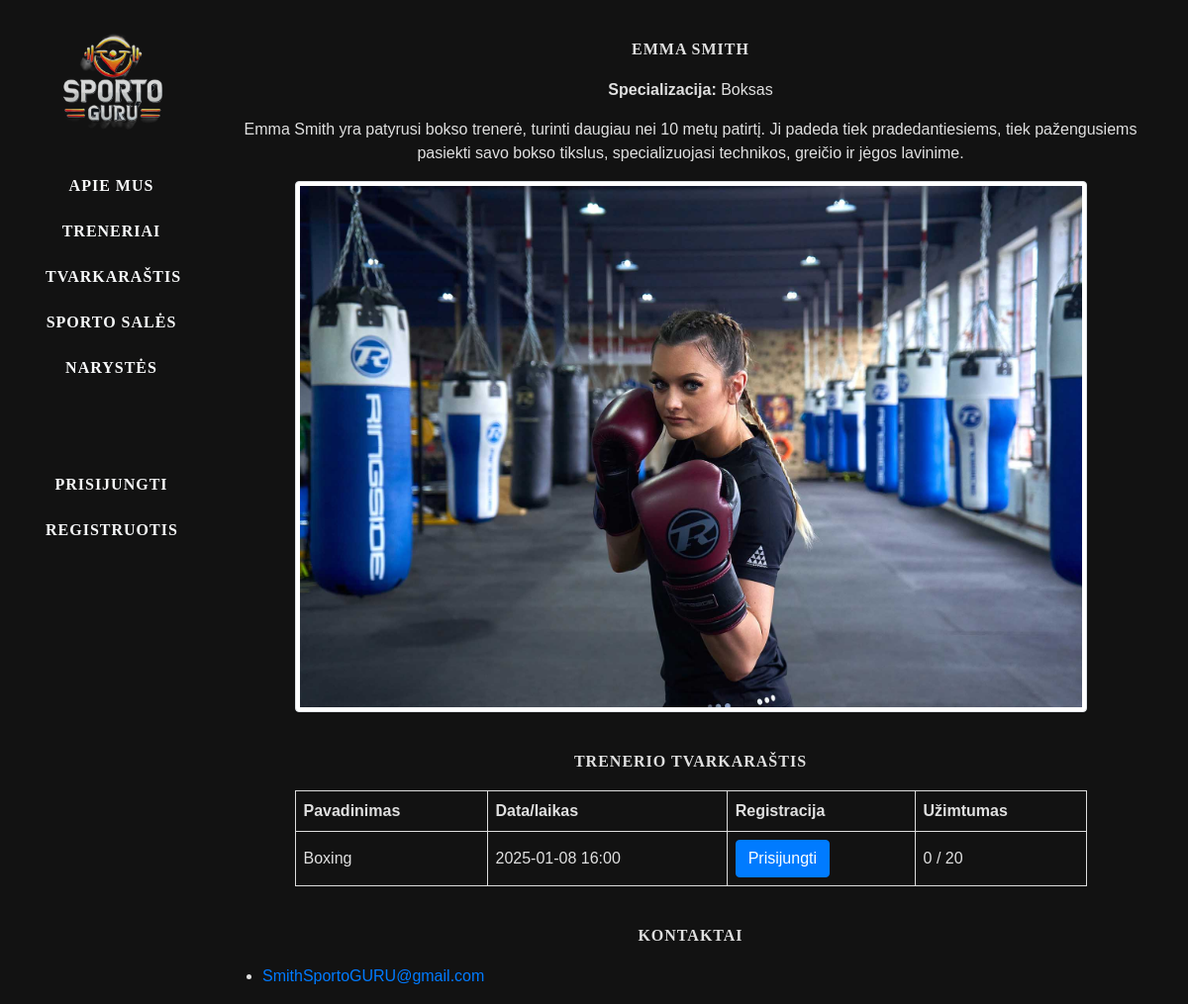
The page /gympro/treneris/4/ on the database as committed earlier.
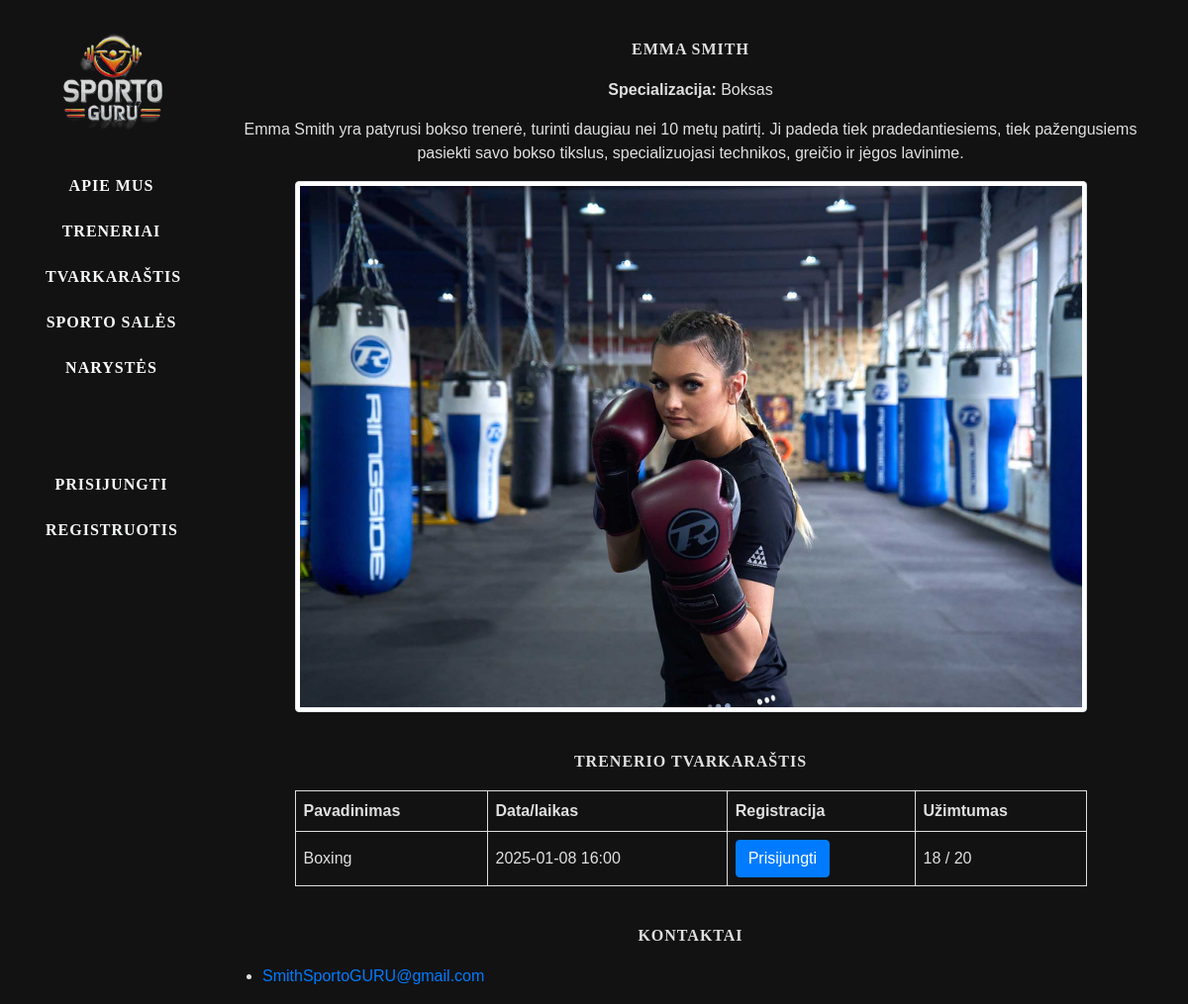
The same page on the database as committed later.
### gympro/models.py (models this page shows, shortened)
class Instructor(models.Model):
    first_name = models.CharField(max_length=30)
    last_name = models.CharField(max_length=30)
    specialization = models.CharField(max_length=100)
    bio = models.TextField(blank=True)
    contact_email = models.EmailField(blank=True, null=True)
    phone_number = models.CharField(max_length=15, blank=True, null=True)
    photo = models.ImageField(upload_to='instructors_photos/', blank=True, null=True)
    instagram = models.URLField(blank=True, null=True)
    facebook = models.URLField(blank=True, null=True)
    linkedin = models.URLField(blank=True, null=True)
    class Meta:
        ordering = ["specialization"]
        verbose_name = "Instruktorius/Treneris"
        verbose_name_plural = "Instruktoriai/Treneriai"

class Class(models.Model):
    name = models.CharField(max_length=30)
    class_type = models.CharField(max_length=50, choices=[
        ('dziudo', 'Dziudo'),
        ('jiu-jitsu', 'Jiu-jitsu'),
        ('karate', 'Karate'),
        ('boksas', 'Boksas'),
        ('thai-boksas', 'Thai-Boksas'),
        ('crossfit', 'CrossFit'),
        ('pilates', 'Pilates'),
        ('yoga', 'Yoga'),
        ('zumba', 'Zumba'),
        ('fitness', 'Fitness'),
    ])
    instructor = models.ForeignKey("Instructor", on_delete=models.SET_NULL, null=True, blank=True,
                                   related_name="classes")
    sport_hall = models.ForeignKey("SportHall", on_delete=models.SET_NULL, null=True, blank=True)
    schedule = models.DateTimeField(help_text="Įveskite pamokos datą ir laiką.")
    max_capacity = models.IntegerField()
    current_bookings = models.IntegerField(default=0)
    def is_full(self):
        return self.current_bookings >= self.max_capacity
    class Meta:
        ordering = ["name"]
        verbose_name = "Treniruotė"
        verbose_name_plural = "Treniruotės"

### gympro/views.py (the view)
# urls.py: path('treneris/<int:instructor_id>/', views.treneris, name='treneris'),
def treneris(request, instructor_id):
    treneris = get_object_or_404(Instructor, pk=instructor_id)
    today = timezone.now().date()
    trenerio_tvarkarastis = treneris.classes.filter(schedule__date__gte=today).order_by('schedule')
    context = {
        "treneris": treneris,
        "trenerio_tvarkarastis": trenerio_tvarkarastis,
    }
    return render(request, "treneris.html", context=context)

### gympro/templates/treneris.html (shortened to what this page needs)
{% extends "base.html" %}
{% block content %}
<div class="col-sm-10">
    <div class="treneris">
        <h4>{{ treneris.first_name }} {{ treneris.last_name }}</h4>
            <div class="treneris-info">
                <p><strong>Specializacija:</strong> {{ treneris.specialization }}</p>
                <p>{{ treneris.bio }}</p>
            </div>
        <div class="profile-photo">
            {% if treneris.photo %}
                <img src="{{ treneris.photo.url }}" alt="{{ treneris.first_name }} {{ treneris.last_name }}" class="img-thumbnail">
            {% else %}
                <p>Nuotrauka nepateikta.</p>
            {% endif %}
        </div>
            <h4>Trenerio tvarkaraštis</h4>
        <div class="table-treneris">
            <table>
                <thead>
                    <tr>
                        <th>Pavadinimas</th>
                        <th>Data/laikas</th>
                        <th>Registracija</th>
                        <th>Užimtumas</th>
                    </tr>
                </thead>
                <tbody>
                    {% for uzsiemimas in trenerio_tvarkarastis %}
                    <tr>
                        <td>{{ uzsiemimas.name }}</td>
                        <td>{{ uzsiemimas.schedule|date:"Y-m-d H:i" }}</td>
                        <td>
                            {% if uzsiemimas.is_full %}
                                <button class="btn btn-secondary" disabled>Pilna</button>
                            {% else %}
                                <form method="post" action="{% url 'register_class' class_id=uzsiemimas.id %}">
                                    <button type="submit" class="btn btn-primary">
                                        {% if user.is_authenticated %}Registruotis{% else %}Prisijungti{% endif %}
                                    </button>
                                </form>
                            {% endif %}
                        </td>
                        <td>{{uzsiemimas.current_bookings}} / {{uzsiemimas.max_capacity}}</td>
                    </tr>
                    {% empty %}
                    <tr>
                        <td colspan="3">Šiuo metu nėra suplanuotų užsiėmimų.</td>
                    </tr>
                    {% endfor %}
                </tbody>
            </table>
        </div>
                <h4>Kontaktai</h4>
        <ul>
            {% if treneris.contact_email %}
                <li><a href="mailto:{{ treneris.contact_email }}">{{ treneris.contact_email }}</a></li>
            {% endif %}
        </ul>
    </div>
</div>
{% endblock %}

### gympro/templates/base.html (shortened to what this page needs)
<!DOCTYPE html>
<html lang="en">
<head>
  <link rel="stylesheet" href="https://stackpath.bootstrapcdn.com/bootstrap/4.1.3/css/bootstrap.min.css">
    <link href="https://cdnjs.cloudflare.com/ajax/libs/font-awesome/6.0.0-beta3/css/all.min.css" rel="stylesheet">
  {% load static %}
  <link rel="stylesheet" href="{% static 'css/styles.css' %}">
</head>
<body>
  <div class="container-fluid">
    <div class="row">
      <div class="col-sm-2 sidebar">
        {% block sidebar %}
          <ul class="sidebar-nav">
            <img src="{% static 'images/logo.png' %}" alt="Sporto GURU" class="img-fluid" style="width: 100%; height: auto;">
            <li><a href="{% url 'apiemus' %}" class="btn btn-link">APIE MUS</a></li>
            <li><a href="{% url 'treneriai' %}" class="btn btn-link">TRENERIAI</a></li>
            <li><a href="{% url 'tvarkarastis' %}" class="btn btn-link">TVARKARAŠTIS</a></li>
            <li><a href="{% url 'sporto_sales' %}" class="btn btn-link">SPORTO SALĖS</a></li>
            <li><a href="{% url 'narystes' %}" class="btn btn-link">NARYSTĖS</a></li>
            <br><br><br>
            {% if user.is_authenticated %}
                <li><a href="{% url 'profile' %}" class="btn btn-link">Mano profilis</a></li>
                <li style="display: flex; justify-content: center; align-items: center;">
                    <form method="post" action="{% url 'logout' %}" style="display: inline;">
                        {% csrf_token %}
                        <button type="submit" class="btn btn-link">
                            Atsijungti
                        </button>
                    </form>
                </li>
                {% else %}
                <li><a href="{% url 'login'%}" class="btn btn-link">Prisijungti</a></li>
                <li><a href="{% url 'register'%}" class="btn btn-link">Registruotis</a></li>
                {% endif %}
          </ul>
        {% endblock %}
      </div>
          {% block content %}
          {% endblock %}
    </div>
  </div>
</body>
</html>

### gympro/static/css/styles.css (style rules this page uses)
body { background-color: #121212; color: #e0e0e0; font-family: 'Arial', sans-serif; }
html, body { height: 100%; margin: 0; }
.container-fluid { height: 100vh; }
.sidebar { min-height: 100vh; }
.sidebar-nav { list-style: none; padding: 0; margin: 0; }
.sidebar-nav li { background: none; }
.sidebar-nav a { display: block; padding: 10px 15px; color: #f8f9fa; text-decoration: none; border-radius: 5px; transition: background-color 0.3s ease; font-family: 'Merriweather', serif; font-weight: bold; font-size: 16px; letter-spacing: 1px; text-transform: uppercase; }
.row { margin: 0; padding: 0; display: flex; flex-wrap: wrap; width: 100%; }
.treneris-info { display: flex; flex-direction: column; align-items: center; text-align: center; margin-top: 20px; }
.profile-photo { display: flex; justify-content: center; align-items: center; flex-shrink: 0; max-width: 800px; margin: 0 auto; }
.profile-photo img { max-width: 100%; height: auto; }
.table-treneris { display: flex; justify-content: center; align-items: center; width: 100%; margin-top: 20px; margin-bottom: 20px; }
.table-treneris table { width: 100%; max-width: 800px; border-collapse: collapse; }
.table-treneris th, .table-treneris td { padding: 8px; text-align: left; border: 1px solid #ddd; }
h4 { text-align: center !important; margin-bottom: 20px !important; margin-top: 40px !important; font-family: 'Merriweather', serif !important; font-weight: bold !important; font-size: 16px !important; letter-spacing: 1px !important; text-transform: uppercase !important; }

Rows that differ between the two databases and show on the page:
changed Class "Boxing": current_bookings "0" → "18"
